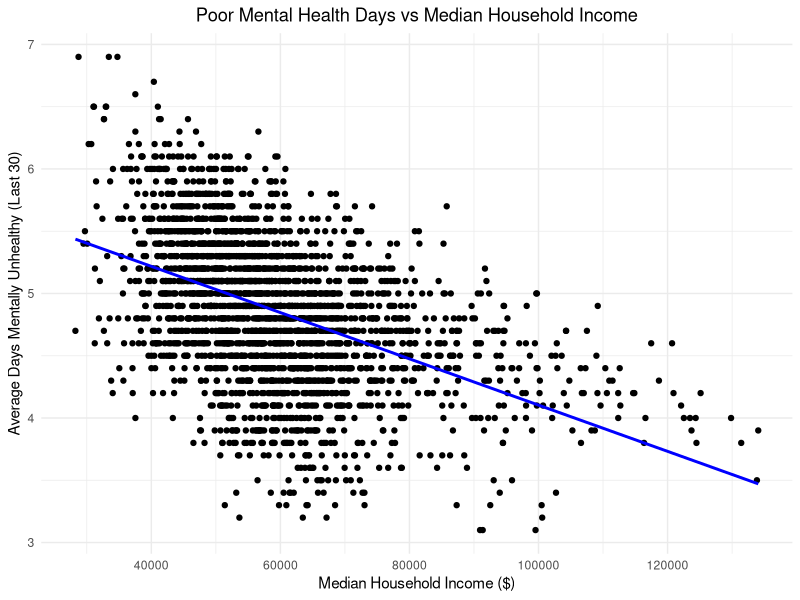
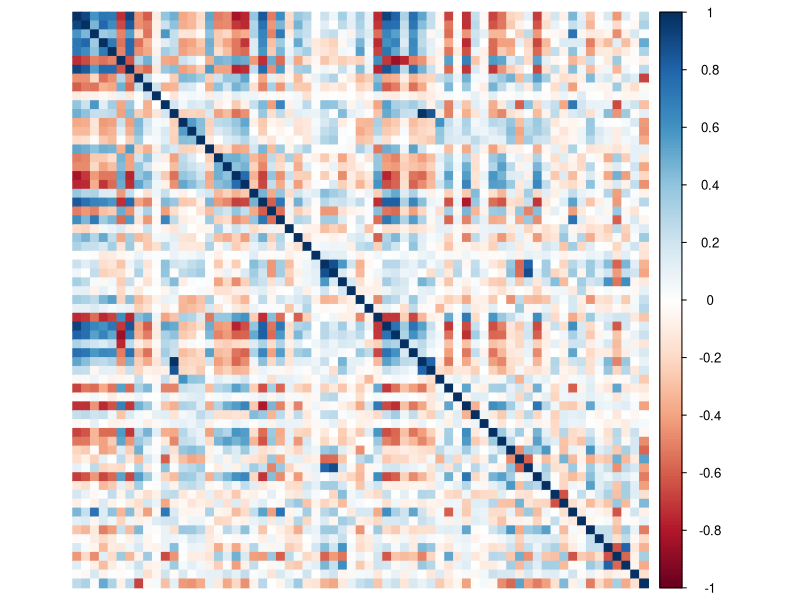
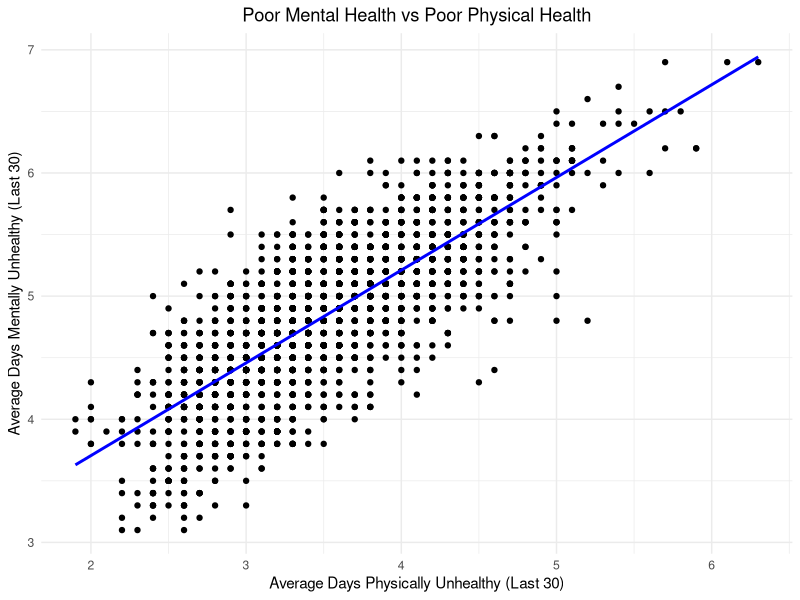
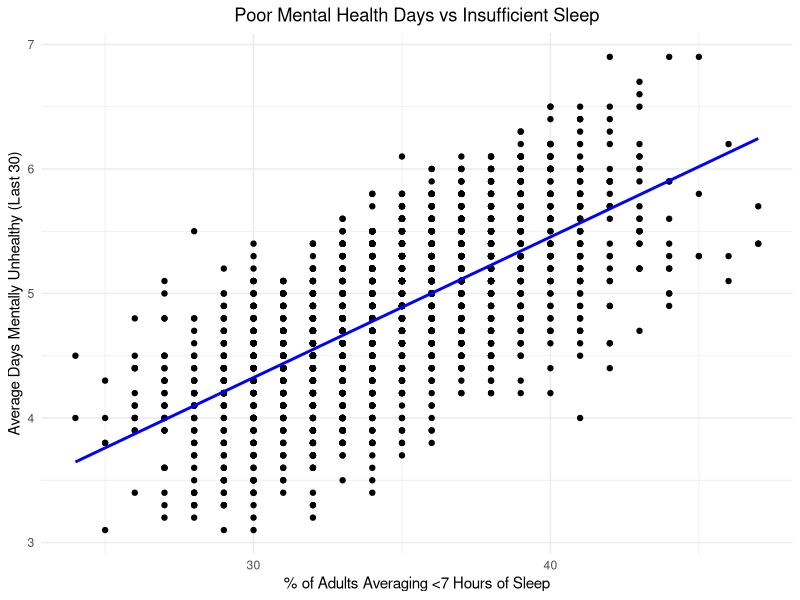
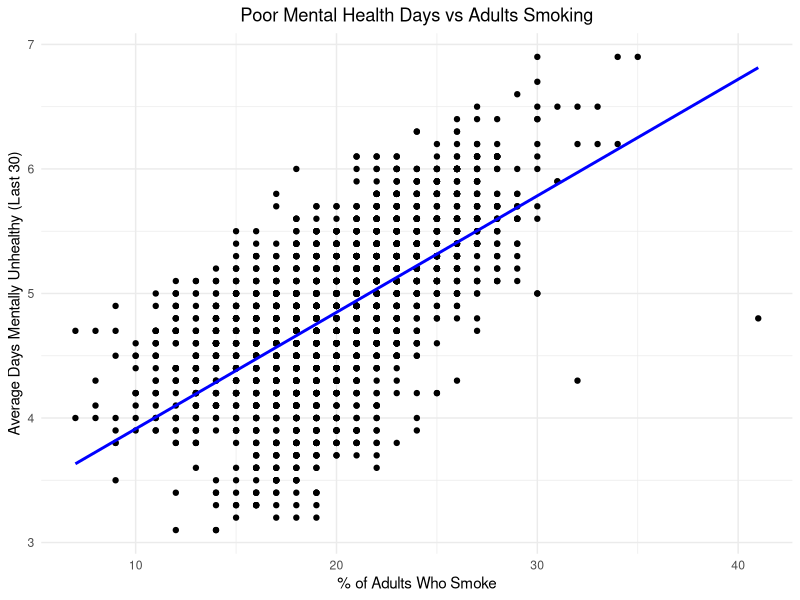
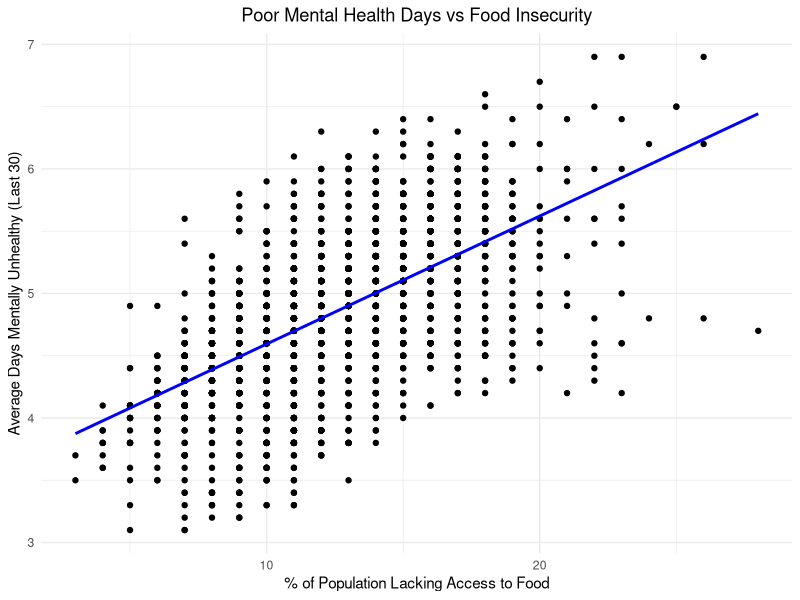
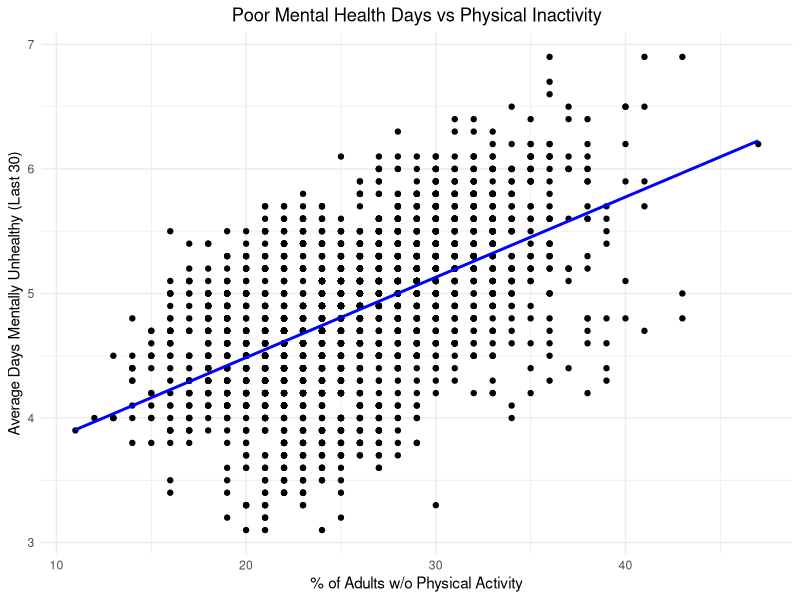
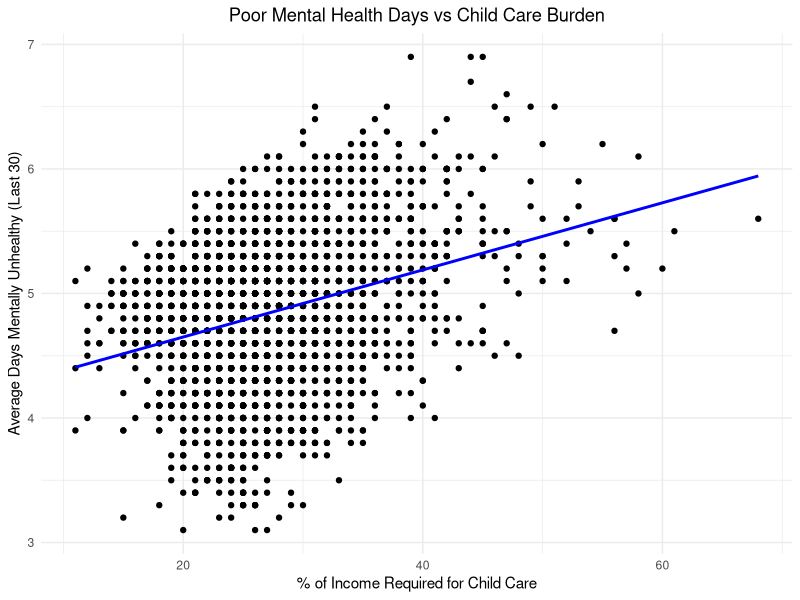

Here is the R script that generated these plots, in order:
# load libraries
library(corrplot)
library(tidyverse)

# load dataset
data <- read_csv('final-data.csv')

# variable validation ####

# household income / mental health
data |> 
  ggplot(aes(x = median_household_income,
             y = avg_days_mentally_unhealthy)) +
  geom_point() +
  geom_smooth(method = 'lm', se = FALSE, color = 'blue') +
  labs(title = 'Poor Mental Health Days vs Median Household Income',
       y = 'Average Days Mentally Unhealthy (Last 30)',
       x = 'Median Household Income ($)') +
  theme_minimal() +
  theme(plot.title = element_text(hjust = 0.5))

# motivation for pls ####

# correlation matrix
correlation_matrix <- cor(data |> select(-fips, -state, -county, -avg_days_mentally_unhealthy))

# correlation plot
corrplot(correlation_matrix, method = "color", tl.pos = 'n')

# post-modeling visualization ####

# physical / mental health
data |> 
  ggplot(aes(x = avg_days_physically_unhealthy,
             y = avg_days_mentally_unhealthy)) +
  geom_point() +
  geom_smooth(method = 'lm', se = FALSE, color = 'blue') +
  labs(title = 'Poor Mental Health vs Poor Physical Health',
       y = 'Average Days Mentally Unhealthy (Last 30)',
       x = 'Average Days Physically Unhealthy (Last 30)') +
  theme_minimal() +
  theme(plot.title = element_text(hjust = 0.5))

# sleep / mental health
data |> 
  ggplot(aes(x = perc_insufficient_sleep,
             y = avg_days_mentally_unhealthy)) +
  geom_point() +
  geom_smooth(method = 'lm', se = FALSE, color = 'blue') +
  labs(title = 'Poor Mental Health Days vs Insufficient Sleep',
       y = 'Average Days Mentally Unhealthy (Last 30)',
       x = '% of Adults Averaging <7 Hours of Sleep') +
  theme_minimal() +
  theme(plot.title = element_text(hjust = 0.5))

# smoking / mental health
data |> 
  ggplot(aes(x = perc_adults_smoking,
             y = avg_days_mentally_unhealthy)) +
  geom_point() +
  geom_smooth(method = 'lm', se = FALSE, color = 'blue') +
  labs(title = 'Poor Mental Health Days vs Adults Smoking',
       y = 'Average Days Mentally Unhealthy (Last 30)',
       x = '% of Adults Who Smoke') +
  theme_minimal() +
  theme(plot.title = element_text(hjust = 0.5))

# food insecurity / mental health

data |> 
  ggplot(aes(x = perc_food_insecure,
             y = avg_days_mentally_unhealthy)) +
  geom_point() +
  geom_smooth(method = 'lm', se = FALSE, color = 'blue') +
  labs(title = 'Poor Mental Health Days vs Food Insecurity',
       y = 'Average Days Mentally Unhealthy (Last 30)',
       x = '% of Population Lacking Access to Food') +
  theme_minimal() +
  theme(plot.title = element_text(hjust = 0.5))

# physical inactivity / mental health

data |> 
  ggplot(aes(x = perc_physically_inactive,
             y = avg_days_mentally_unhealthy)) +
  geom_point() +
  geom_smooth(method = 'lm', se = FALSE, color = 'blue') +
  labs(title = 'Poor Mental Health Days vs Physical Inactivity',
       y = 'Average Days Mentally Unhealthy (Last 30)',
       x = '% of Adults w/o Physical Activity') +
  theme_minimal() +
  theme(plot.title = element_text(hjust = 0.5))

# child care cost / mental health

data |> 
  ggplot(aes(x = perc_income_required_child_care,
             y = avg_days_mentally_unhealthy)) +
  geom_point() +
  geom_smooth(method = 'lm', se = FALSE, color = 'blue') +
  labs(title = 'Poor Mental Health Days vs Child Care Burden',
       y = 'Average Days Mentally Unhealthy (Last 30)',
       x = '% of Income Required for Child Care') +
  theme_minimal() +
  theme(plot.title = element_text(hjust = 0.5))

# social associations / mental health

data |> 
  ggplot(aes(x = social_association_rate,
             y = avg_days_mentally_unhealthy)) +
  geom_point() +
  geom_smooth(method = 'lm', se = FALSE, color = 'blue') +
  labs(title = 'Poor Mental Health Days vs Social Association Rate',
       y = 'Average Days Mentally Unhealthy (Last 30)',
       x = 'Social Associations (per 10,000)') +
  theme_minimal() +
  theme(plot.title = element_text(hjust = 0.5))

# broadband access / mental health

data |> 
  ggplot(aes(x = perc_households_broadband_access,
             y = avg_days_mentally_unhealthy)) +
  geom_point() +
  geom_smooth(method = 'lm', se = FALSE, color = 'blue') +
  labs(title = 'Poor Mental Health Days vs Broadband Access',
       y = 'Average Days Mentally Unhealthy (Last 30)',
       x = '% of Households w/ Broadband Access') +
  theme_minimal() +
  theme(plot.title = element_text(hjust = 0.5))